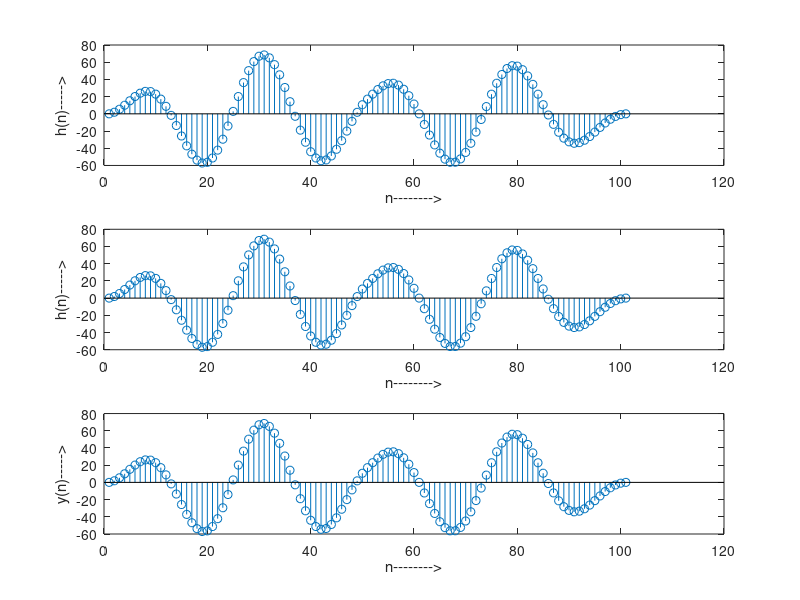

MATLAB code for this plot:
clc;
clear all;
for k=1:3
fs=input('Enter Sampling frequency :');
n=0:(1/fs):10;

x=(3/2)*sin(n*pi/2);
m1=length(x);

h=4*cos(n*pi/3);
m2=length(h);

x=[x,zeros(1,m2)];
%subplot(3,3,1),stem(x);
xlabel('n-------->');
ylabel('x(n)----->');


h=[h,zeros(1,m1)];
%subplot(3,3,2),stem(h);
xlabel('n-------->');
ylabel('h(n)----->');

y=zeros(1,m1+m2-1);

for i=1:m1+m2-1
   y(i)=0;
   
   for j=1:m1+m2-1
      
       if(j<i+1)
            y(i)=y(i)+x(j)*h(i-j+1);
       end
   end
    
end

y;
if k==1
    
subplot(3,3,[1,3]), stem(y);
xlabel('n-------->');
ylabel('y(n)----->');
end

if k==2
    
subplot(3,3,[4,6]), stem(y);
xlabel('n-------->');
ylabel('y(n)----->');
end

if k==3
    
subplot(3,3,[7,9]), stem(y);
xlabel('n-------->');
ylabel('y(n)----->');
end

end








